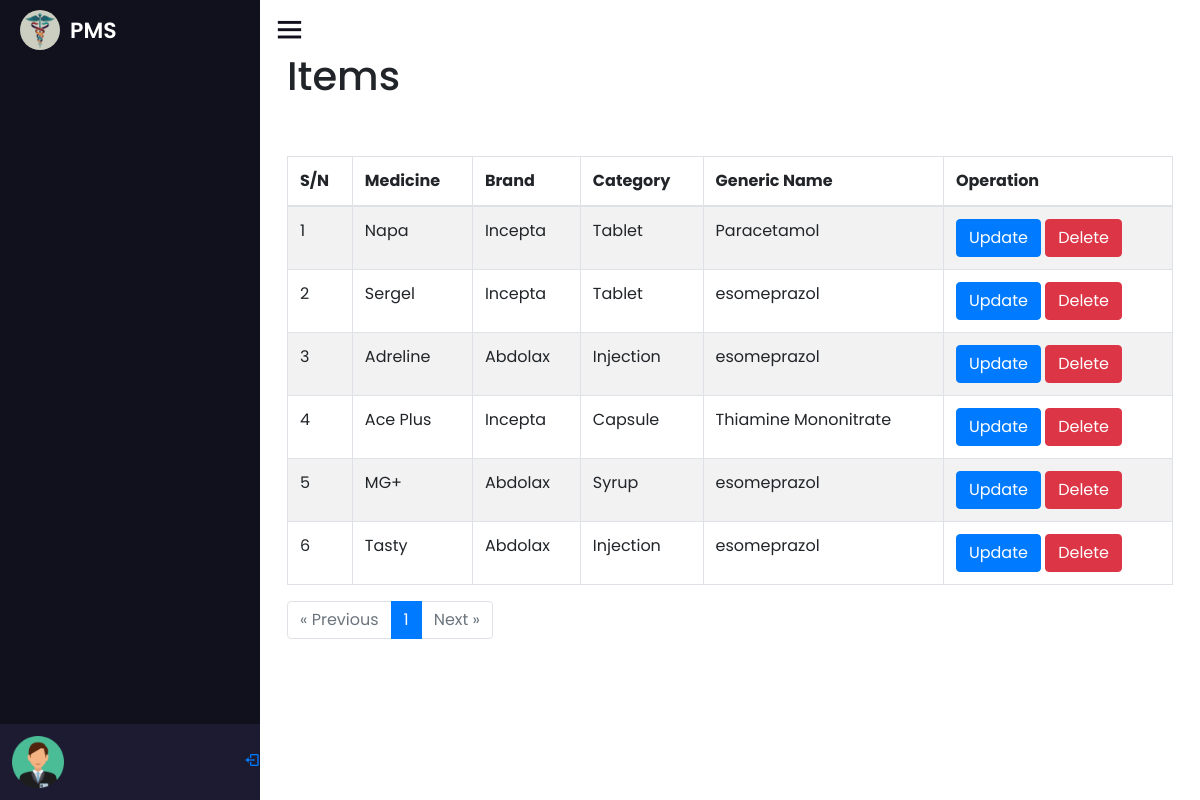
Page /view.php on the earlier database version.
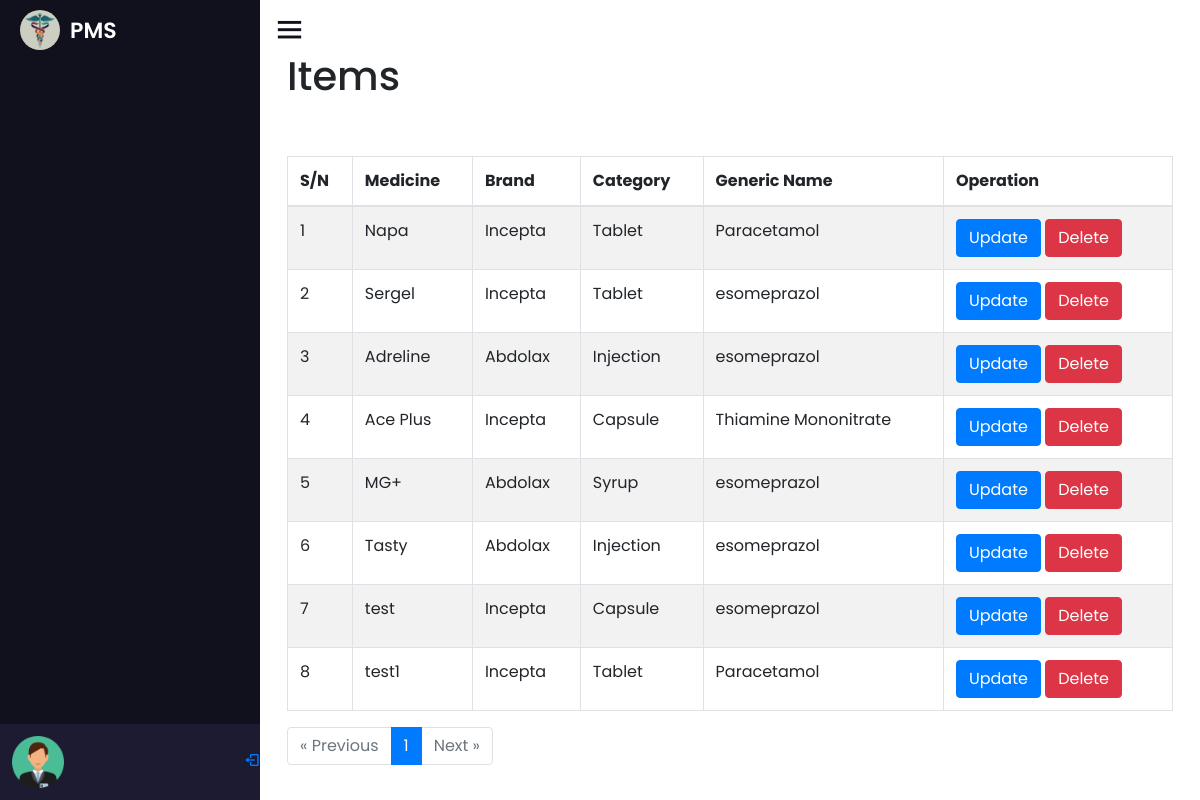
Same page on the later database version.
### tables this page shows
CREATE TABLE `medicine` (
  `medicine_id` int(11) NOT NULL,
  `catagory_id` int(11) NOT NULL,
  `medicine_name` varchar(100) NOT NULL,
  `brand_id` int(100) NOT NULL,
  `generic_id` int(100) NOT NULL,
  `date` timestamp NOT NULL DEFAULT current_timestamp()
);

CREATE TABLE `medicine_brand` (
  `brand_id` int(11) NOT NULL,
  `brand_name` varchar(100) NOT NULL,
  `date` timestamp NOT NULL DEFAULT current_timestamp()
);

CREATE TABLE `medicine_catagory` (
  `catagory_id` int(11) NOT NULL,
  `catagory_name` varchar(100) NOT NULL,
  `date` timestamp NOT NULL DEFAULT current_timestamp()
);

CREATE TABLE `medicine_generic` (
  `generic_id` int(11) NOT NULL,
  `generic_name` varchar(100) NOT NULL,
  `date` timestamp NOT NULL DEFAULT current_timestamp()
);

### view.php (the view, shortened to what this page needs)
<?php include 'nav/nav.php'; ?>
<div class="container">
    <div class="title">
        <h1>Items</h1>
        <a href="add_medicine.php">
        </a>
    </div>
    <table id="zctb" class="display table table-striped table-bordered table-hover" cellspacing="0" width="100%">
        <thead>
            <tr>
                <th>S/N</th>
                <th>Medicine</th>
                <th>Brand</th>
                <th>Category</th>
                <th>Generic Name</th>
                <th>Operation</th>
            </tr>
        </thead>
        <tbody>
            <?php
            $results_per_page = 10;
            $page = isset($_GET['page']) ? $_GET['page'] : 1;
            $offset = ($page - 1) * $results_per_page;
            $query = "SELECT medicine.medicine_id, medicine.medicine_name,medicine_catagory.catagory_name, medicine_brand.brand_name, medicine_generic.generic_name
                      FROM medicine
                      JOIN medicine_brand ON medicine_brand.brand_id = medicine.brand_id
                      JOIN medicine_catagory ON medicine_catagory.catagory_id = medicine.catagory_id
                      JOIN medicine_generic ON medicine_generic.generic_id = medicine.generic_id";
            $query .= " LIMIT $offset, $results_per_page";
            $data = mysqli_query($conn, $query);
            $total_results = mysqli_num_rows($data);
            if ($total_results != 0) {
                $c = $offset + 1;
                while ($result = mysqli_fetch_assoc($data)) {
                    echo '
                    <tr>
                        <td>' . $c . '</td>
                        <td>' . $result['medicine_name'] . '</td>
                        <td>' . $result['brand_name'] . '</td>
                        <td>' . $result['catagory_name'] . '</td>
                        <td>' . $result['generic_name'] . '</td>
                        <td>
                            <a href="update.php?updateid=' . $result['medicine_id'] . '" class="text-light">
                                <button class="btn btn-primary">Update</button>
                            </a>
                            <a href="delete.php?deleteid=' . $result['medicine_id'] . '" class="text-light">
                                <button class="btn btn-danger">Delete</button>
                            </a>
                        </td>
                    </tr>';
                    $c++;
                }
            } else {
                echo "<tr><td colspan='8'>No records Found</td></tr>";
            }
            ?>
        </tbody>
    </table>
    <?php
    echo '<div class="pagination">';
    echo '<ul class="pagination">';
    if ($page > 1) {
        echo '<li class="page-item"><a class="page-link" href="?page=' . ($page - 1) . '">&laquo; Previous</a></li>';
    } else {
        echo '<li class="page-item disabled"><span class="page-link">&laquo; Previous</span></li>';
    }
    for ($i = 1; $i <= ceil($total_results / $results_per_page); $i++) {
        if ($i == $page) {
            echo '<li class="page-item active"><span class="page-link">' . $i . '</span></li>';
        } else {
            echo '<li class="page-item"><a class="page-link" href="?page=' . $i . '">' . $i . '</a></li>';
        }
    }
    if ($page < ceil($total_results / $results_per_page)) {
        echo '<li class="page-item"><a class="page-link" href="?page=' . ($page + 1) . '">Next &raquo;</a></li>';
    } else {
        echo '<li class="page-item disabled"><span class="page-link">Next &raquo;</span></li>';
    }
    echo '</ul>';
    echo '</div>';
    ?>
</div>
<?php include 'nav/footer.php'; ?>

Differences in the rows shown:
added medicine: medicine_name "test", brand.brand_name "Incepta", catagory.catagory_name "Capsule", generic.generic_name "esomeprazol"
added medicine: medicine_name "test1", brand.brand_name "Incepta", catagory.catagory_name "Tablet", generic.generic_name "Paracetamol"
